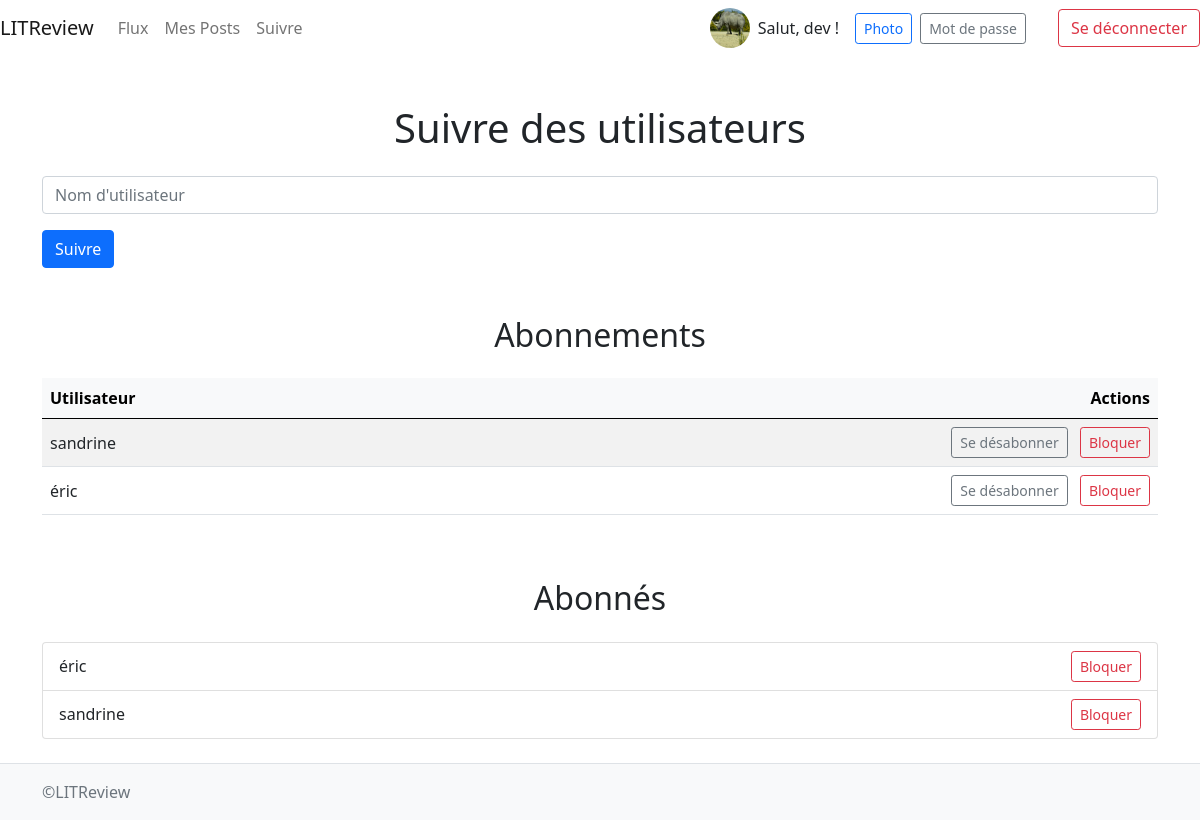
The page /follow-users (signed in) on the database as committed earlier.
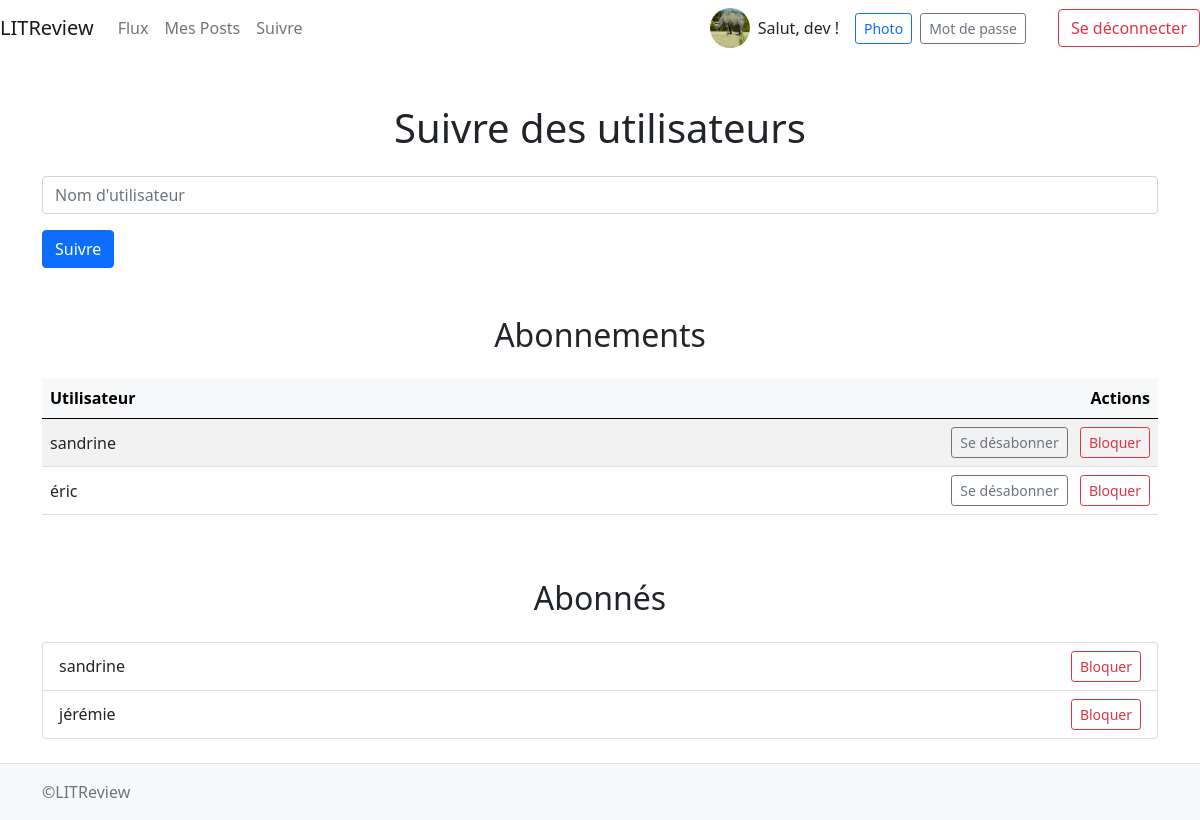
The same page on the database as committed later.
### authentication/models.py (models this page shows)
class User(AbstractUser):
    profile_photo = models.ImageField(verbose_name='Photo de profil')
    follows = models.ManyToManyField(
        'self',
        symmetrical=False,
        verbose_name='suit',
        related_name='followers'
    )
    blocked = models.ManyToManyField(
        'self',
        symmetrical=False,
        related_name='blocked_by',
        blank=True,
        verbose_name='bloqué',
    )

### blog/views.py (the view)
# urls.py: path('follow-users', blog.views.follow_users, name='follow_users'),
@login_required
def follow_users(request):
    form = forms.FollowUsersForm(instance=request.user)
    if request.method == 'POST':
        form = forms.FollowUsersForm(request.POST, instance=request.user)
        if form.is_valid():
            form.save()
            return redirect('follow_users')
    return render(request,
                  'blog/follow_users_form.html', context={
                      'form': form,
                      })

### blog/forms.py (shortened to what this page needs)
class FollowUsersForm(forms.ModelForm):
    username = forms.CharField(widget=forms.TextInput(
        attrs={
            'class': 'form-control',
            "placeholder": "Nom d'utilisateur"}),
        label=""
    )
    class Meta:
        model = User
        fields = []

### blog/templates/blog/follow_users_form.html (shortened to what this page needs)
{% extends 'base.html' %}
{% block content %}
  <h1 class="my-4 text-center">Suivre des utilisateurs</h1>
  <div class="mb-4 row">
    <form action="" method="post">
      {{ form.as_p }}
      <button class="btn btn-primary" type="submit">Suivre</button>
    </form>
  </div>
    <h2 class="mt-5 mb-4 text-center">Abonnements</h2>
  <div class="table-responsive">
    <table class="table table-striped table-hover align-middle">
      <thead class="table-light">
        <tr>
          <th>Utilisateur</th>
          <th class="text-end">Actions</th>
        </tr>
      </thead>
      <tbody>
        {% for follow in user.follows.all %}
        <tr>
          <td>{{ follow.username }}</td>
          <td class="text-end">
            <form method="post" action="{% url 'unfollow_users' follow.id %}" class="d-inline">
              <button class="btn btn-outline-secondary btn-sm me-2" type="submit">Se désabonner</button>
            </form>
            {% if follow in user.blocked.all %}
              <form method="post" action="{% url 'unblock_user' follow.id %}" class="d-inline">
                {% csrf_token %}
                <button class="btn btn-outline-success btn-sm" type="submit">débloquer</button>
              </form>
            {% else %}
              <form method="post" action="{% url 'block_user' follow.id %}" class="d-inline">
                <button class="btn btn-outline-danger btn-sm" type="submit">Bloquer</button>
              </form>
            {% endif %}
          </td>
        </tr>
        {% empty %}
        <tr>
          <td colspan="2" class="text-center text-muted">Vous ne suivez personne.</td>
        </tr>
        {% endfor %}
      </tbody>
    </table>
  </div>
  <h2 class="mt-5 mb-4 text-center">Abonnés</h2>
  <div class="list-group">
    {% for follower in user.followers.all %}
    <div class="list-group-item d-flex align-items-center justify-content-between">
      <span>{{ follower.username }}</span>
      {% if follower in user.blocked.all %}
        <form method="post" action="{% url 'unblock_user' follower.id %}" class="d-inline">
          {% csrf_token %}
          <button class="btn btn-outline-success btn-sm" type="submit">débloquer</button>
        </form>
      {% else %}
        <form method="post" action="{% url 'block_user' follower.id %}" class="d-inline">
          <button class="btn btn-outline-danger btn-sm" type="submit">Bloquer</button>
        </form>
      {% endif %}
    </div>
    {% empty %}
    <div class="list-group-item text-center text-muted">Pas d’abonnés pour le moment.</div>
    {% endfor %}
  </div>
{% endblock content %}

Rows that differ between the two databases and show on the page:
no longer on one of the page's lists (row edited): User: username "éric"
added User: username "jérémie", shown under "Abonnés"
